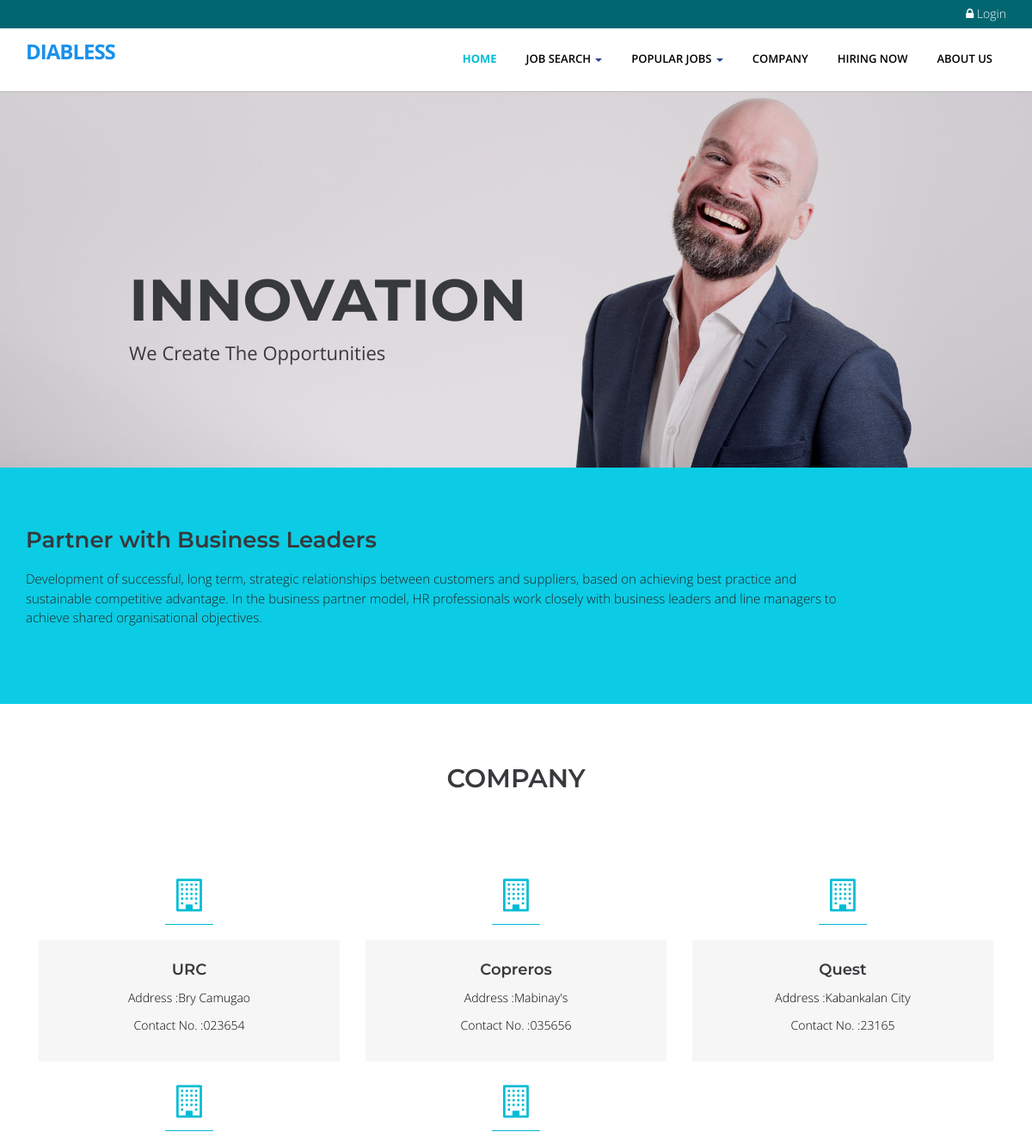
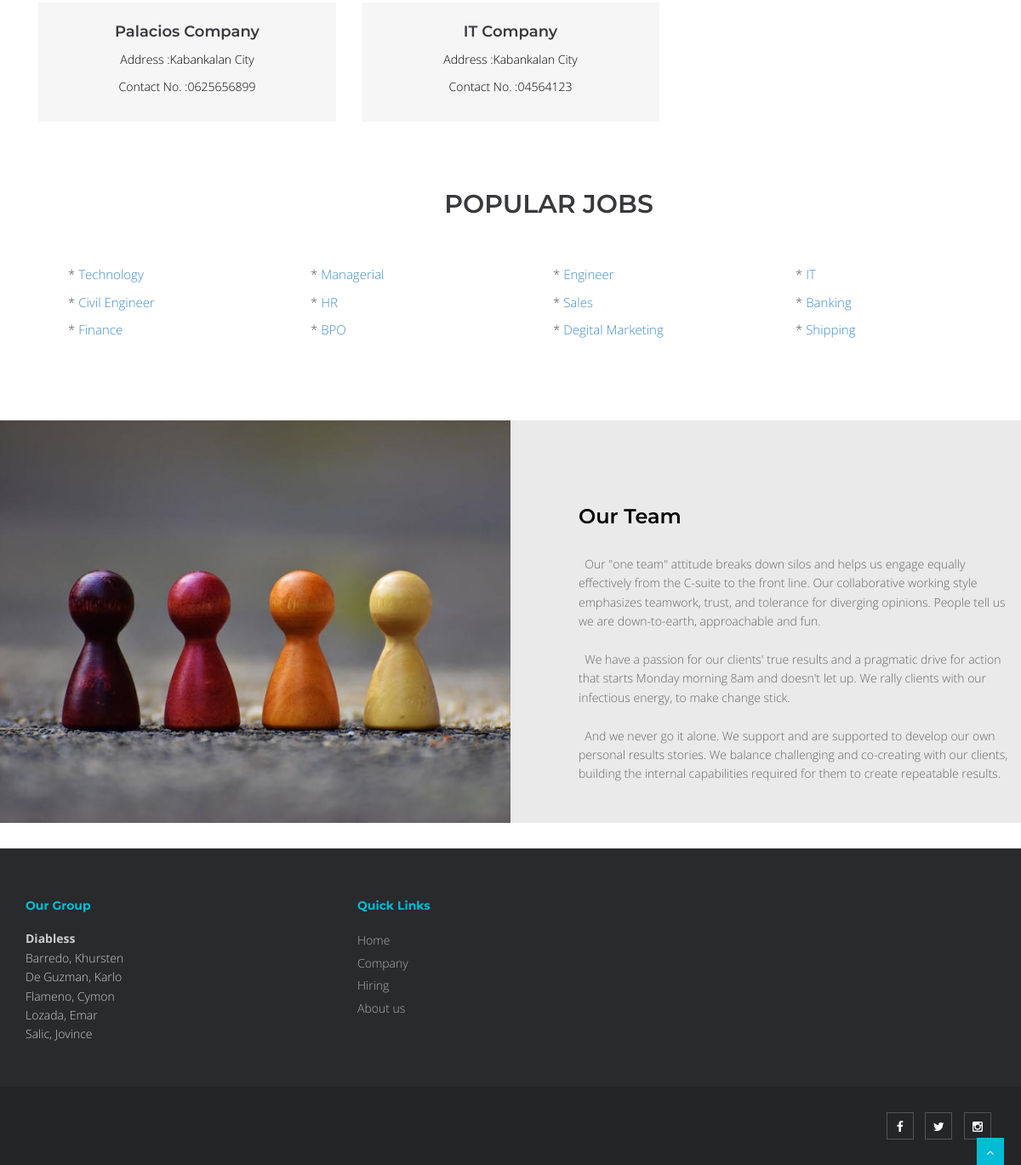
The page / on the database its author committed (2 pictures, top to bottom).
### tables this page shows
CREATE TABLE IF NOT EXISTS `tblcompany` (
  `COMPANYID` int(11) NOT NULL AUTO_INCREMENT,
  `COMPANYNAME` varchar(90) NOT NULL,
  `COMPANYADDRESS` varchar(90) NOT NULL,
  `COMPANYCONTACTNO` varchar(30) NOT NULL,
  `COMPANYSTATUS` varchar(90) NOT NULL,
  `COMPANYMISSION` text NOT NULL,
  PRIMARY KEY (`COMPANYID`)
);

CREATE TABLE IF NOT EXISTS `tblcategory` (
  `CATEGORYID` int(11) NOT NULL AUTO_INCREMENT,
  `CATEGORY` varchar(250) NOT NULL,
  PRIMARY KEY (`CATEGORYID`)
);

### index.php (called while the page is built, shortened)
<?php
require_once("theme/templates.php");
?>

### include/database.php (called while the page is built, shortened)
<?php
class Database {
	var $sql_string = '';
	private $conn;
	public function open_connection() {
		$this->conn = mysqli_connect(server,user,pass);
		if(!$this->conn){
			echo "Problem in database connection! Contact administrator!";
			exit();
		}else{
			$db_select = mysqli_select_db($this->conn,database_name);
		}
	}
	function setQuery($sql='') {
		$this->sql_string=$sql;
	}
	function executeQuery() {
		$result = mysqli_query($this->conn,$this->sql_string);
		return $result;
	}
	private function confirm_query($result) {
		return $result;
	}
	function loadResultList( $key='' ) {
		$cur = $this->executeQuery();
		$array = array();
		while ($row = mysqli_fetch_object($cur)) {
			if ($key) {
				$array[$row->$key] = $row;
			} else {
				$array[] = $row;
			}
		}
		return $array;
	}
}
$mydb = new Database();
?>

### home.php (the view, shortened to what this page needs)
  <section id="banner">
        <div id="main-slider" class="flexslider">
            <ul class="slides">
              <li>
                <img src="<?php echo web_root; ?>plugins/home-plugins/img/slides/1.jpg" alt="" />
                <div class="flex-caption">
                    <h3>innovation</h3>
          <p>We create the opportunities</p>
                </div>
              </li>
            </ul>
        </div>
  </section>
  <section id="call-to-action-2">
    <div class="container">
      <div class="row">
        <div class="col-md-10 col-sm-9">
          <h3>Partner with Business Leaders</h3>
          <p>Development of successful, long term, strategic relationships between customers and suppliers, based on achieving best practice and sustainable competitive advantage. In the business partner model, HR professionals work closely with business leaders and line managers to achieve shared organisational objectives.</p>
        </div>
      </div>
    </div>
  </section>
  <section id="content">
  <div class="container">
        <div class="row">
      <div class="col-md-12">
        <div class="aligncenter"><h2 class="aligncenter">Company</h2></div>
        <br/>
      </div>
    </div>
    <?php
      $sql = "SELECT * FROM `tblcompany`";
      $mydb->setQuery($sql);
      $comp = $mydb->loadResultList();
      foreach ($comp as $company ) {
    ?>
            <div class="col-sm-4 info-blocks">
                <i class="icon-info-blocks fa fa-building-o"></i>
                <div class="info-blocks-in">
                    <h3><?php echo $company->COMPANYNAME;?></h3>
                    <p>Address :<?php echo $company->COMPANYADDRESS;?></p>
                    <p>Contact No. :<?php echo $company->COMPANYCONTACTNO;?></p>
                </div>
            </div>
    <?php } ?>
  </div>
  </section>
  <section class="section-padding gray-bg">
    <div class="container">
      <div class="row">
        <div class="col-md-12">
          <div class="section-title text-center">
            <h2 >Popular Jobs</h2>
          </div>
        </div>
      </div>
      <div class="row">
        <div class="col-md-12 ">
          <?php
            $sql = "SELECT * FROM `tblcategory`";
            $mydb->setQuery($sql);
            $cur = $mydb->loadResultList();
            foreach ($cur as $result) {
              echo '<div class="col-md-3" style="font-size:15px;padding:5px">* <a href="'.web_root.'index.php?q=category&search='.$result->CATEGORY.'">'.$result->CATEGORY.'</a></div>';
            }
          ?>
        </div>
      </div>
    </div>
  </section>
  <section id="content-3-10" class="content-block data-section nopad content-3-10">
  <div class="image-container col-sm-6 col-xs-12 pull-left">
    <div class="background-image-holder">
    </div>
  </div>
  <div class="container-fluid">
    <div class="row">
      <div class="col-sm-6 col-sm-offset-6 col-xs-12 content">
        <div class="editContent">
          <h3>Our Team</h3>
        </div>
        <div class="editContent"  style="height:235px;">
          <p>
          &nbsp;&nbsp;Our "one team" attitude breaks down silos and helps us engage equally effectively from the C-suite to the front line. Our collaborative working style emphasizes teamwork, trust, and tolerance for diverging opinions. People tell us we are down-to-earth, approachable and fun.<br/><br/>
          &nbsp;&nbsp;We have a passion for our clients' true results and a pragmatic drive for action that starts Monday morning 8am and doesn't let up. We rally clients with our infectious energy, to make change stick.<br/><br/>
          &nbsp;&nbsp;And we never go it alone. We support and are supported to develop our own personal results stories. We balance challenging and co-creating with our clients, building the internal capabilities required for them to create repeatable results. </p>
        </div>
      </div>
    </div>
  </div>
</section>

### theme/templates.php (shortened to what this page needs)
 <!DOCTYPE html>
<html lang="en">
<head>
<link href="http://localhost/jobseek/plugins/home-plugins/css/bootstrap.min.css" rel="stylesheet" />
<link href="<?php echo web_root; ?>plugins/home-plugins/css/fancybox/jquery.fancybox.css" rel="stylesheet">
<link href="<?php echo web_root; ?>plugins/home-plugins/css/flexslider.css" rel="stylesheet" />
<link href="<?php echo web_root; ?>plugins/home-plugins/css/style.css" rel="stylesheet" />
<link rel="stylesheet" href="<?php echo web_root;?>plugins/font-awesome/css/font-awesome.min.css">
<link rel="stylesheet" href="<?php echo web_root;?>plugins/dataTables/jquery.dataTables.min.css">
<link rel="stylesheet" href="<?php echo web_root;?>plugins/dataTables/jquery.dataTables_themeroller.css">
<link href="<?php echo web_root; ?>plugins/datepicker/bootstrap-datetimepicker.min.css" rel="stylesheet" media="screen">
<link href="<?php echo web_root; ?>plugins/datepicker/datepicker3.css" rel="stylesheet" media="screen">
</head>
<body>
<div id="wrapper" class="home-page">
  <header>
        <div class="topbar navbar-fixed-top">
          <div class="container">
            <div class="row">
              <div class="col-md-12">
                <?php if (isset($_SESSION['APPLICANTID'])) {
                    $sql = "SELECT count(*) as 'COUNTNOTIF' FROM `tbljob` ORDER BY `DATEPOSTED` DESC";
                    $mydb->setQuery($sql);
                    $showNotif = $mydb->loadSingleResult();
                    $notif =isset($showNotif->COUNTNOTIF) ? $showNotif->COUNTNOTIF : 0;
                    $applicant = new Applicants();
                    $appl  = $applicant->single_applicant($_SESSION['APPLICANTID']);
                    $sql ="SELECT count(*) as 'COUNT' FROM `tbljobregistration` WHERE `PENDINGAPPLICATION`=0 AND `HVIEW`=0 AND `APPLICANTID`='{$appl->APPLICANTID}'";
                    $mydb->setQuery($sql);
                    $showMsg = $mydb->loadSingleResult();
                    $msg =isset($showMsg->COUNT) ? $showMsg->COUNT : 0;
                    echo ' <p class="pull-right login"><a title="View Notification(s)" href="'.web_root.'applicant/index.php?view=notification"> <i class="fa fa-bell-o"></i> <span class="label label-success">'.$notif.'</span></a> | <a title="View Message(s)" href="'.web_root.'applicant/index.php?view=message"> <i class="fa fa-envelope-o"></i> <span class="label label-success">'.$msg.'</span></a> | <a title="View Profile" href="'.web_root.'applicant/"> <i class="fa fa-user"></i> Howdy, '. $appl->FNAME. ' '.$appl->LNAME .' </a> | <a href="'.web_root.'logout.php">  <i class="fa fa-sign-out"> </i>Logout</a> </p>';
                    }else{ ?>
                      <p   class="pull-right login"><a data-target="#myModal" data-toggle="modal" href=""> <i class="fa fa-lock"></i> Login </a></p>
                <?php } ?>
              </div>
            </div>
          </div>
        </div>
        <div style="min-height: 30px;"></div>
        <div class="navbar navbar-default navbar-static-top" >
            <div class="container">
                <div class="navbar-header">
                    <a class="navbar-brand" href="<?php echo web_root; ?>index.php">Diabless</a>
                </div>
                <div class="navbar-collapse collapse ">
                    <ul class="nav navbar-nav">
                        <li class="<?php echo !isset($_GET['q'])? 'active' :''?>"><a href="<?php echo web_root; ?>index.php">Home</a></li>
                        <li class="dropdown">
                          <a href="#" data-toggle="dropdown" class="dropdown-toggle">Job Search <b class="caret"></b></a>
                       </li>
                      <li class="dropdown <?php  if(isset($_GET['q'])) { if($_GET['q']=='category'){ echo 'active'; }else{ echo ''; }}  ?>">
                          <a href="#" data-toggle="dropdown" class="dropdown-toggle">Popular Jobs <b class="caret"></b></a>
                       </li>
                        <li class="<?php  if(isset($_GET['q'])) { if($_GET['q']=='company'){ echo 'active'; }else{ echo ''; }}  ?>"><a href="<?php echo web_root; ?>index.php?q=company">Company</a></li>
                        <li class="<?php  if(isset($_GET['q'])) { if($_GET['q']=='hiring'){ echo 'active'; }else{ echo ''; }} ?>"><a href="<?php echo web_root; ?>index.php?q=hiring">Hiring Now</a></li>
                        <li class="<?php  if(isset($_GET['q'])) { if($_GET['q']=='About'){ echo 'active'; }else{ echo ''; }}  ?>"><a href="<?php echo web_root; ?>index.php?q=About">About Us</a></li>
                    </ul>
                </div>
            </div>
        </div>
  </header>
      <?php
       require_once $content;
        ?>
  <footer>
  <div class="container">
    <div class="row">
      <div class="col-md-4 col-sm-4">
        <div class="widget">
          <h5 class="widgetheading">Our Group</h5>
          <strong>Diabless</strong><br>
          Barredo, Khursten<br>
          De Guzman, Karlo<br>
          Flameno, Cymon<br>
          Lozada, Emar<br>
          Salic, Jovince
        </div>
      </div>
      <div class="col-md-4 col-sm-4">
        <div class="widget">
          <h5 class="widgetheading">Quick Links</h5>
          <ul class="link-list">
            <li><a href="<?php echo web_root; ?>index.php">Home</a></li>
            <li><a href="<?php echo web_root; ?>index.php?q=company">Company</a></li>
            <li><a href="<?php echo web_root; ?>index.php?q=hiring">Hiring</a></li>
            <li><a href="<?php echo web_root; ?>index.php?q=About">About us</a></li>
          </ul>
        </div>
      </div>
    </div>
  </div>
  <div id="sub-footer">
    <div class="container">
      <div class="row">
        <div class="col-lg-6">
        </div>
        <div class="col-lg-6">
          <ul class="social-network">
            <li><a href="https://facebook.com" data-placement="top" title="Facebook"><i class="fa fa-facebook"></i></a></li>
            <li><a href="https://twitter.com" data-placement="top" title="Twitter"><i class="fa fa-twitter"></i></a></li>
            <li><a href="https://instagram.com" data-placement="top" title="Linkedin"><i class="fa fa-instagram"></i></a></li>
          </ul>
        </div>
      </div>
    </div>
  </div>
  </footer>
</div>
<a href="#" class="scrollup"><i class="fa fa-angle-up active"></i></a>
</body>
</html>

### theme/templates.php (style rules this page uses)
#content { min-height: 400px; color: #000; }
.login a { font-size: 14px; color: #fff; padding:0px; }

### rows shown on the page
tblcompany: COMPANYNAME "URC", COMPANYADDRESS "Bry Camugao", COMPANYCONTACTNO "023654"
tblcompany: COMPANYNAME "Copreros", COMPANYADDRESS "Mabinay's", COMPANYCONTACTNO "035656"
tblcompany: COMPANYNAME "Quest", COMPANYADDRESS "Kabankalan City", COMPANYCONTACTNO "23165"
tblcompany: COMPANYNAME "Palacios Company", COMPANYADDRESS "Kabankalan City", COMPANYCONTACTNO "0625656899"
tblcompany: COMPANYNAME "IT Company", COMPANYADDRESS "Kabankalan City", COMPANYCONTACTNO "04564123"
tblcategory: CATEGORY "Technology"
tblcategory: CATEGORY "Managerial"
tblcategory: CATEGORY "Engineer"
tblcategory: CATEGORY "IT"
tblcategory: CATEGORY "Civil Engineer"
tblcategory: CATEGORY "HR"
tblcategory: CATEGORY "Sales"
tblcategory: CATEGORY "Banking"
tblcategory: CATEGORY "Finance"
tblcategory: CATEGORY "BPO"
tblcategory: CATEGORY "Degital Marketing"
tblcategory: CATEGORY "Shipping"
